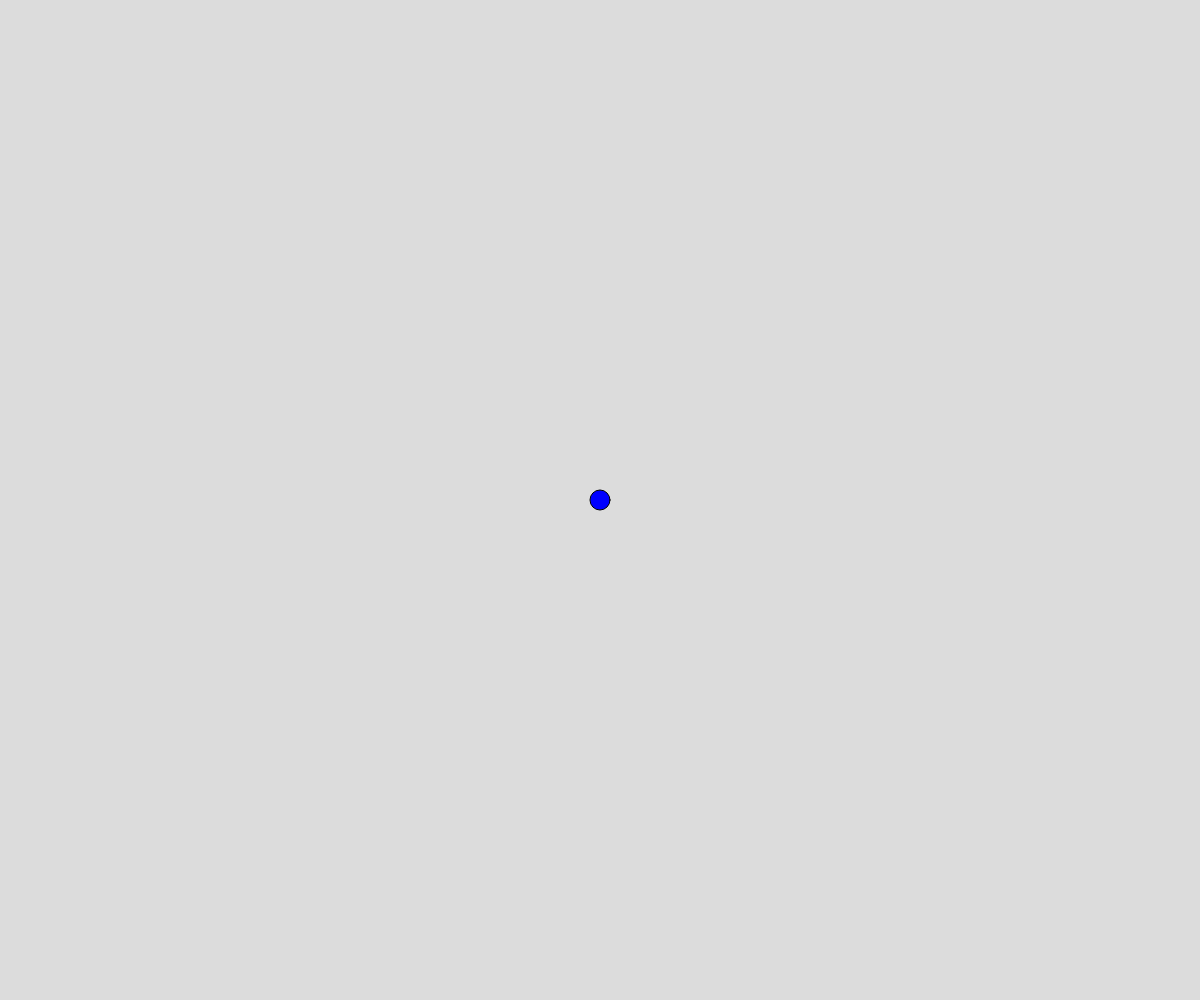
Frame 1 (no input)
Frame 60 (no input): identical to frame 1, image omitted
Frame 120 (the mouse pressed at the canvas centre since frame 60): identical to frame 1, image omitted

The p5.js sketch that drew this single still picture (run headless with seeded random() and noise() and a simulated clock; from frame 60 on, the mouse is pressed at the canvas centre):

// p5.js sketch
// ── sketch.js
// Variables to record position of character.
let x;
let y;

function setup(){
  createCanvas(windowWidth, windowHeight);
  fill(0, 0, 255);

  // Start the character off in the middle of the canvas
  x = width / 2;
  y = height / 2;
}

function draw(){
  background(220);

  // Check whether the key is pressed and move character
  // if w, a, s, or d
  if(keyIsPressed){
    if (key == 'w'){
      y -= 10;
    } else if (key == 'a'){
      x -= 10;
    } else if (key == 's'){
      y += 10;
    } else if (key == 'd'){
      x += 10;
    }
  }  

  // Draw the character at the current x, y position
  circle(x, y, 20);
}
